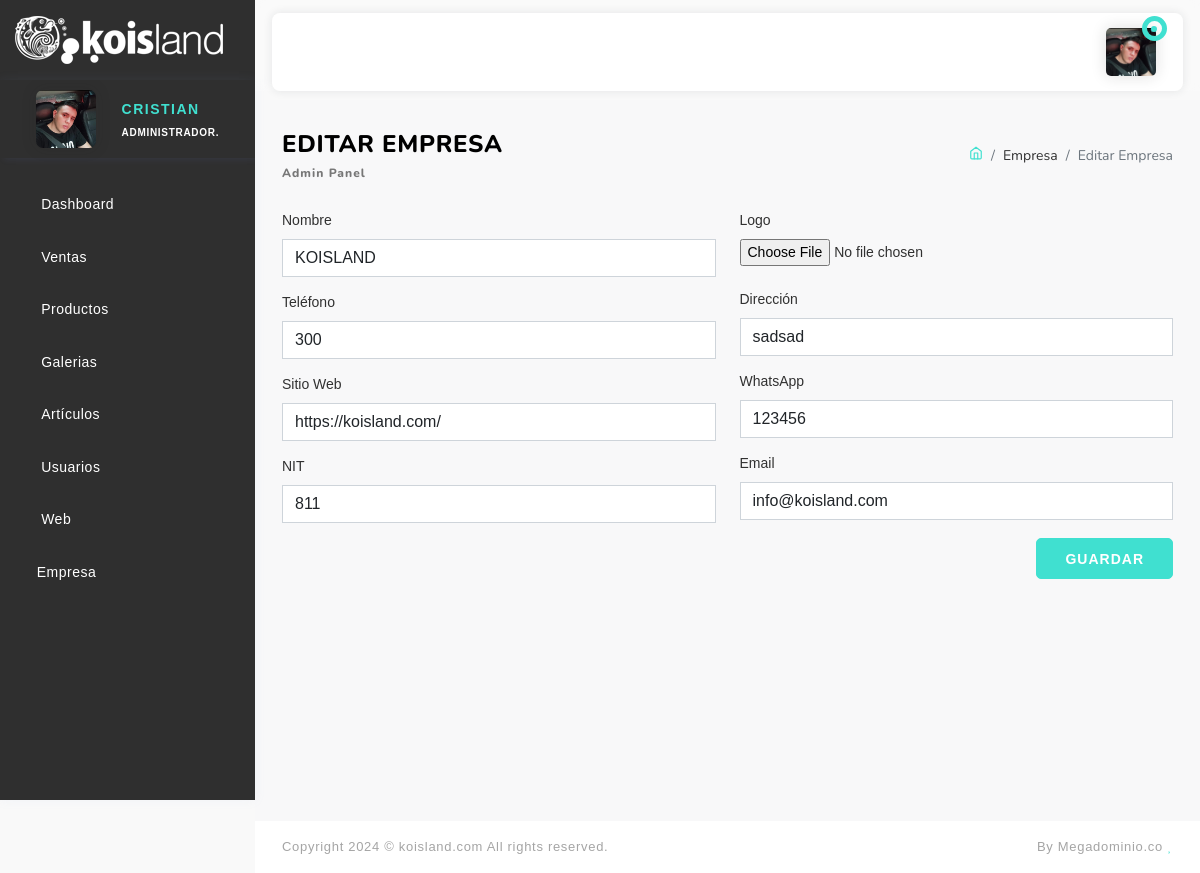
Page /dash/empresa/edit/ (signed in) on the earlier database version.
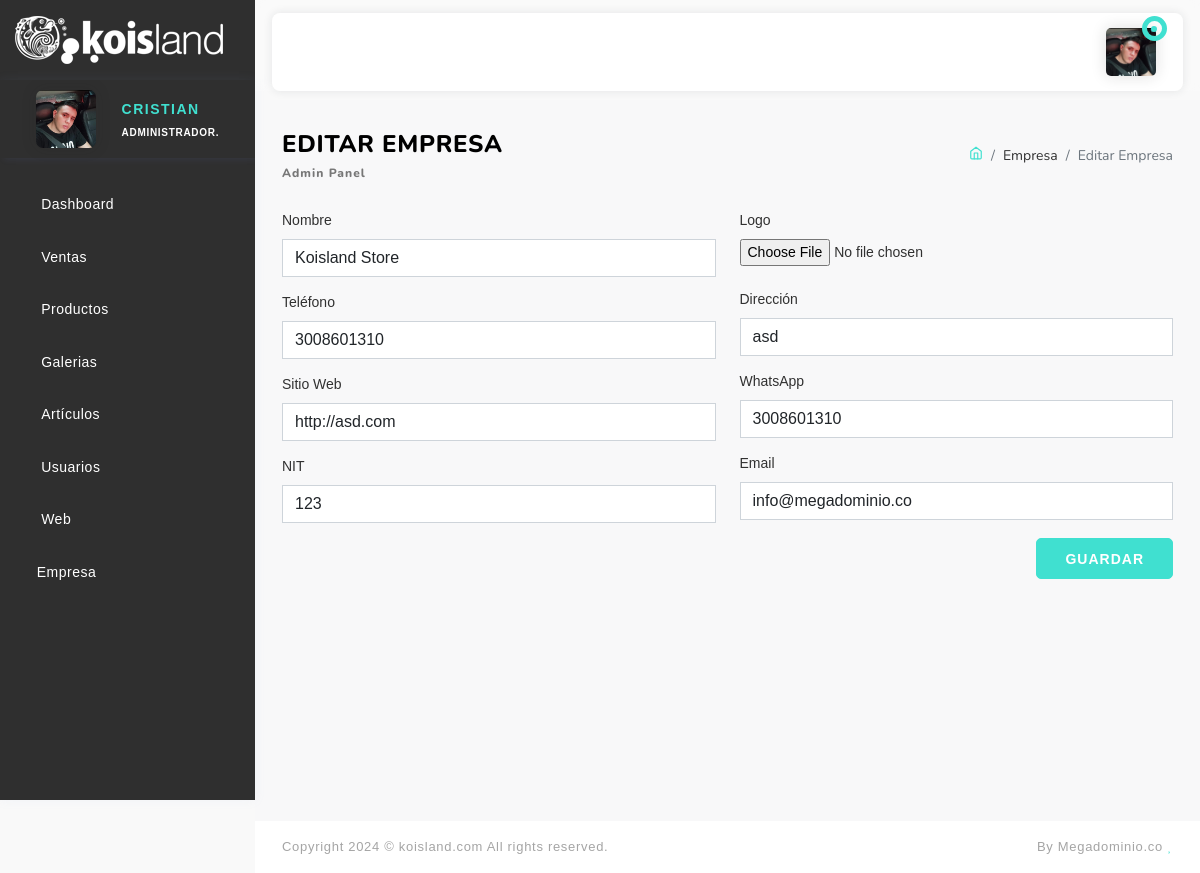
Same page on the later database version.
### bas/models.py (models this page shows, shortened)
class ClaseModelo(models.Model):
    estado = models.BooleanField(default=True)
    fc = models.DateTimeField(auto_now_add=True)
    fm = models.DateTimeField(auto_now=True)
    uc = models.ForeignKey(settings.AUTH_USER_MODEL,null=True, blank=True, on_delete=models.DO_NOTHING, related_name='%(class)s_requests_created')
    um = models.IntegerField(blank=True,null=True)
    class Meta:
        abstract=True

class Empresa(ClaseModelo):
    nombre = models.CharField(max_length=250)
    telefono = models.IntegerField(blank=True, null=True)
    logo = models.ImageField(upload_to="upload/images/empresa", blank=True, null=True)
    web = models.URLField(blank=True, null=True)
    terminos = models.TextField(max_length=512, blank=True, null=True)
    nit = models.IntegerField(blank=True, null=True)
    last_updated = models.DateTimeField(auto_now=True, editable=False)
    email = models.EmailField(blank=True, null=True)
    direccion = models.CharField(max_length=250, blank=True, null=True)
    created = models.DateTimeField(auto_now_add=True, editable=False)
    whatsapp = models.IntegerField(blank=True, null=True)
    estado = models.BooleanField(default=True)

### bas/views.py (the view)
# urls.py: path('empresa/edit/', empresa_edit, name='empresa_edit'),
@login_required(login_url='bas:login')
def empresa_edit(request):
    empresa = Empresa.objects.first()
    if not empresa:
        return redirect('bas:admin_home')
    if request.method == 'POST':
        form = EmpresaForm(request.POST, request.FILES, instance=empresa)
        if form.is_valid():
            form.save()
            messages.success(request, 'Empresa editada con éxito.')
            return redirect('bas:empresa_edit')
    else:
        form = EmpresaForm(instance=empresa)
    return render(request, 'empresa_edit.html', {'form': form})

### bas/forms.py
class EmpresaForm(forms.ModelForm):
    class Meta:
        model = Empresa
        fields = '__all__'

### app/context_processors.py (called while the page is built)
def empresa(request):
    emp = Empresa.objects.all().first()
    return {'emp': emp}

### usr/models.py (called while the page is built)
    def __str__(self):
        return '{}'.format(self.nombre)

### bas/templates/empresa_edit.html (shortened to what this page needs)
{% extends 'base/index.html' %} {% block content %}
<div class="container-fluid">
  <div class="page-header">
    <div class="row">
      <div class="col-lg-6">
        <div class="page-header-left">
          <h3>Editar Empresa
            <small>Admin Panel</small>
          </h3>
        </div>
      </div>
      <div class="col-lg-6">
        <ol class="breadcrumb pull-right">
          <li class="breadcrumb-item">
            <a href="/">
            </a>
          </li>
          <li class="breadcrumb-item">Empresa</li>
          <li class="breadcrumb-item active">Editar Empresa</li>
        </ol>
      </div>
    </div>
  </div>
</div>
<div class="container-fluid">
  <div class="row">
    <div class="col-lg-12">
      <form method="post" enctype="multipart/form-data">
        <div class="row">
          <div class="col-md-6">
            <div class="form-group">
              <label for="{{ form.nombre.id_for_label }}">Nombre</label>
              <input type="text" name="{{ form.nombre.html_name }}" id="{{ form.nombre.id_for_label }}"
                class="form-control" value="{{ form.nombre.value }}">
            </div>
            <div class="form-group">
              <label for="{{ form.telefono.id_for_label }}">Teléfono</label>
              <input type="number" name="{{ form.telefono.html_name }}" id="{{ form.telefono.id_for_label }}"
                class="form-control" value="{{ form.telefono.value }}">
            </div>
            <div class="form-group">
              <label for="{{ form.web.id_for_label }}">Sitio Web</label>
              <input type="url" name="{{ form.web.html_name }}" id="{{ form.web.id_for_label }}" class="form-control"
                value="{{ form.web.value }}">
            </div>
            <div class="form-group">
              <label for="{{ form.nit.id_for_label }}">NIT</label>
              <input type="number" name="{{ form.nit.html_name }}" id="{{ form.nit.id_for_label }}" class="form-control"
                value="{{ form.nit.value }}">
            </div>
          </div>
          <div class="col-md-6">
            <div class="form-group">
              <label for="{{ form.logo.id_for_label }}">Logo</label><br>
              <input type="file" name="{{ form.logo.html_name }}" id="{{ form.logo.id_for_label }}"
                class="form-control-file mb-2">
            </div>
            <div class="form-group">
              <label for="{{ form.direccion.id_for_label }}">Dirección</label>
              <input type="text" name="{{ form.direccion.html_name }}" id="{{ form.direccion.id_for_label }}"
                class="form-control" value="{{ form.direccion.value }}">
            </div>
            <div class="form-group">
              <label for="{{ form.whatsapp.id_for_label }}">WhatsApp</label>
              <input type="number" name="{{ form.whatsapp.html_name }}" id="{{ form.whatsapp.id_for_label }}"
                class="form-control" value="{{ form.whatsapp.value }}">
            </div>
            <div class="form-group">
              <label for="{{ form.email.id_for_label }}">Email</label>
              <input type="email" name="{{ form.email.html_name }}" id="{{ form.email.id_for_label }}"
                class="form-control" value="{{ form.email.value }}">
            </div>
          </div>
        </div>
        <div class="row">
          <div class="col-md-12 d-flex justify-content-end">
              <button type="submit" class="btn btn-primary">Guardar</button>
          </div>
        </div>
      </form>
    </div>
  </div>
</div>
{% endblock %}

### templates/base/index.html (shortened to what the changed rows need)
{% load static %}
<!DOCTYPE html>
<html lang="es">
<head>
  <link rel="stylesheet" type="text/css" href="{% static 'base/assets/css/vendors/font-awesome.css' %}" />
  <link rel="stylesheet" type="text/css" href="{% static 'base/assets/css/vendors/flag-icon.css' %}" />
  <link rel="stylesheet" type="text/css" href="{% static 'base/assets/css/vendors/icofont.css' %}" />
  <link rel="stylesheet" type="text/css" href="{% static 'base/assets/css/vendors/prism.css' %}" />
  <link rel="stylesheet" type="text/css" href="{% static 'base/assets/css/vendors/chartist.css' %}" />
  <link rel="stylesheet" type="text/css" href="{% static 'base/assets/css/vendors/bootstrap.css' %}" />
  <link rel="stylesheet" type="text/css" href="{% static 'base/assets/css/style.css' %}" />
  <link rel="stylesheet" type="text/css" href="{% static 'base/assets/css/custom.css' %}" />
  <link rel="stylesheet" href="{% static 'base/assets/css/toastr/toastr.min.css' %}" />
</head>
<body>
  <div class="page-wrapper">
    <div class="page-body-wrapper">
      <div class="page-sidebar">
        <div class="main-header-left d-none d-lg-block">
          <div class="logo-wrapper">
            <a href="{% url 'bas:admin_home' %}">
              <img class="d-none d-lg-block blur-up lazyloaded" src="{{ emp.logo.url }}"
                alt="" />
            </a>
          </div>
        </div>
      </div>
      <div class="page-body">
        {% block content %} {% endblock %}
      </div>
    </div>
  </div>
</body>
</html>

Differences in the rows shown:
changed Empresa: nombre "KOISLAND" → "Koisland Store"; web "https://koisland.com/" → "http://asd.com"; direccion "sadsad" → "asd"; email "info@koisland.com" → "info@megadominio.co"
Other differences:
form field telefono: "300" → "3008601310"
form field nit: "811" → "123"
form field whatsapp: "123456" → "3008601310"
